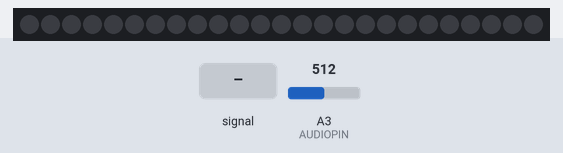
Bench run of a sketch on a simulated Arduino Uno, built with avr-gcc and run on an emulated ATmega328P. On the bench: 25 RGB LEDs in strip order, left to right. The inputs (shaded band) are chosen by the test bench; at power-on: A3 (AUDIOPIN) = 512. Dim RGB values are drawn brighter than linear.

Above: at 1.2 s.
1.3 s: A3 (AUDIOPIN) fed a 200 Hz sine of ±460 counts around its level
At 1.74 s:
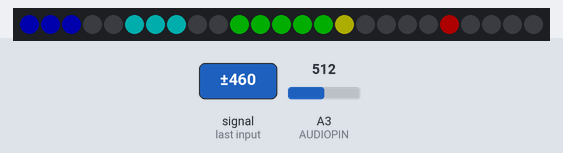
3.7 s: A3 (AUDIOPIN) set to 716
At 5.1 s:
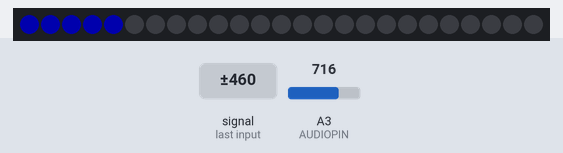
5.5 s: A3 (AUDIOPIN) fed a 2 Hz sine of ±306 counts around its level
At 6.01 s:
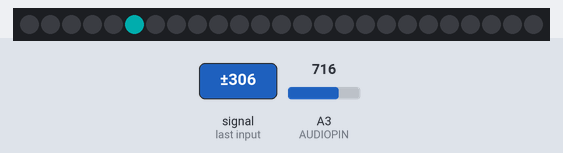
8.5 s: A3 (AUDIOPIN) fed a 200 Hz sine of ±81 counts around its level
At 9.1 s:
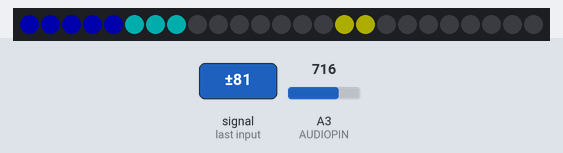
11.2 s: A3 (AUDIOPIN) fed a 200 Hz sine of ±255 counts around its level
At 11.59 s:
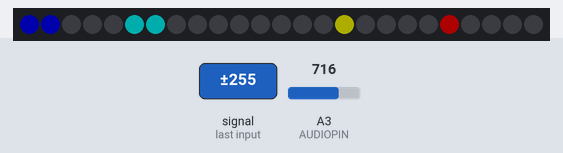
14.2 s: A3 (AUDIOPIN) fed a 50 Hz sine of ±306 counts around its level
At 14.73 s:
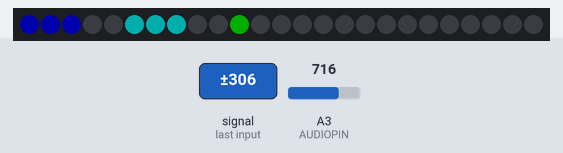
Timing chart, 0 to 16.9 s (numbered marks = the images above; inputs shaded):
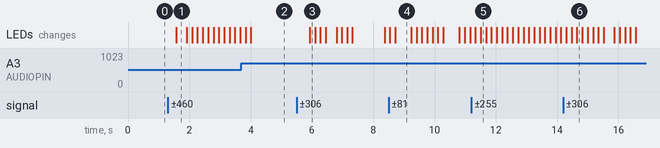

The sketch:

BeatSynth.ino
```cpp
#include <fix_fft.h>
#include <SPI.h>
#include <Adafruit_WS2801.h>

// variables for the Adafruit Pixels
uint8_t mDataPin  = 2;    // Yellow wire on Adafruit Pixels
uint8_t mClockPin = 3;    // Green wire on Adafruit Pixels
int mNumberOfLEDs = 25;
Adafruit_WS2801 mStrip = Adafruit_WS2801(mNumberOfLEDs, mDataPin, mClockPin);
uint32_t mClearColor;
uint32_t mChColors[5];
int mChSteps[5];

// variables for the Fast Fourier Transform (FFT)
char im[128], data[128];

// manipulation variables to translate FFT for display
// 14 channels of audio
char data_avgs[14];
// Display channel to display, 0 == Bass
int mCh0 = 0, mCh1 = 1, mCh2 = 2, mCh3 = 3, mCh4 = 4, mCh5 = 5, mCh6 = 6, mCh7 = 7;
int mCh8 = 8, mCh9 = 9, mCh10 = 10, mCh11 = 11, mCh12 = 12, mCh13 = 13, mCh14 = 14;
int i,val;

#define AUDIOPIN 3

void setup() {
  // initialize the LED strip
  mStrip.begin();
  mStrip.show();
  // serial output for debugging
  //Serial.begin(9600);

  mClearColor  = Color(0,  0,  0);
  mChColors[0] = Color( 0,  0, 50);
  mChColors[1] = Color( 0, 50, 50);
  mChColors[2] = Color( 0, 50,  0);
  mChColors[3] = Color(50, 50,  0);
  mChColors[4] = Color(50,  0,  0);
}

void loop() {
  // read in data from the AUDIOPIN
  for (i = 0; i < 128; i++){
    val = analogRead(AUDIOPIN);
    data[i] = val;
    im[i] = 0;
  }
  // run the FFT
  fix_fft(data,im,7,0);

  for (i = 0; i < 64; i++) {
    // this gets the absolute value of the values in the array, so we're only dealing with positive numbers
    data[i] = sqrt(data[i] * data[i] + im[i] * im[i]);
  }

  // average bars together
  for (i = 0; i < 14; i++) {
    // average together
    data_avgs[i] = data[i*4] + data[i*4 + 1] + data[i*4 + 2] + data[i*4 + 3];
    // remap values for display range: input 0-30 & output 0-5 ... originally 0-9
    data_avgs[i] = map(data_avgs[i], 0, 30, 0, 5);
  }
  // read the bass and SHOW IT!
  mChSteps[0] = data_avgs[mCh0];
  mChSteps[1] = data_avgs[mCh3];
  mChSteps[2] = data_avgs[mCh6];
  mChSteps[3] = data_avgs[mCh9];
  mChSteps[4] = data_avgs[mCh12];

  //Serial.println(value);
  display();
}

void display() {
  // clear the pixels
  for (int i = 0; i < mNumberOfLEDs; i++) {
    mStrip.setPixelColor(i, mClearColor);
  }

  // loop through the 5 channels
  for (int i = 0; i < 5; i++) {
    if (mChSteps[i] > 5) {
      mChSteps[i] = 5;
    }
    for (int j = i * 5; j < mChSteps[i] + (i * 5) ; j++) {
      mStrip.setPixelColor(j, mChColors[i]);
    }
  }

  mStrip.show();
}

/* Helper functions */

// Create a 24 bit color value from R,G,B
uint32_t Color(byte r, byte g, byte b)
{
  uint32_t c;
  c = r;
  c <<= 8;
  c |= g;
  c <<= 8;
  c |= b;
  return c;
}
```

Measured:
- after the input at 1.3 s, the LEDs: change after 0.27 s (image 1)
- after the input at 3.7 s, the LEDs: first differ from a run without the input after 0.31 s (image 2)
- after the input at 5.5 s, the LEDs: change after 0.43 s (image 3)
- after the input at 8.5 s, the LEDs: first differ from a run without the input after 0.22 s (image 4)
- after the input at 11.2 s, the LEDs: first differ from a run without the input after 0.31 s (image 5)
- after the input at 14.2 s, the LEDs: first differ from a run without the input after 0.27 s (image 6 shows a later state)
